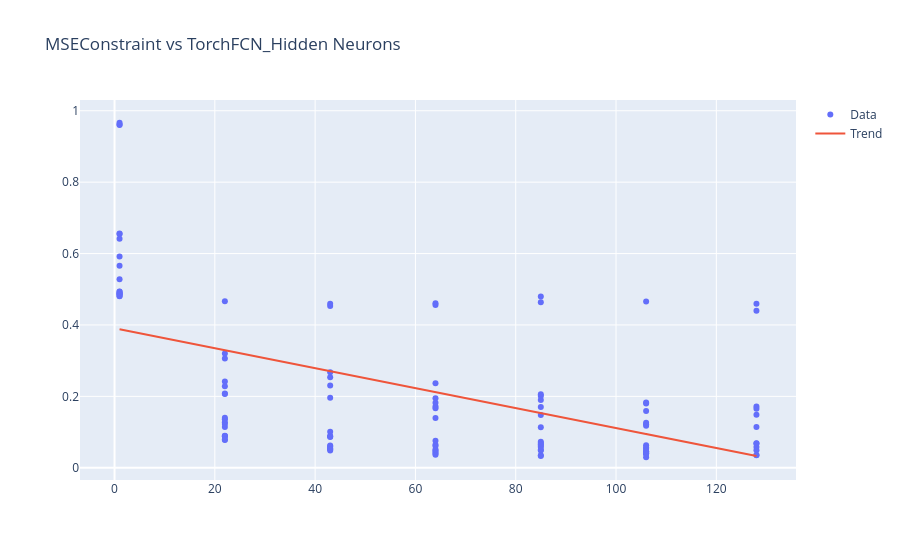

The cell this chart's notebook holds for it:
### Code cell
analyzer.plot_scatter("TorchFCN_Hidden Neurons", "MSEConstraint")
